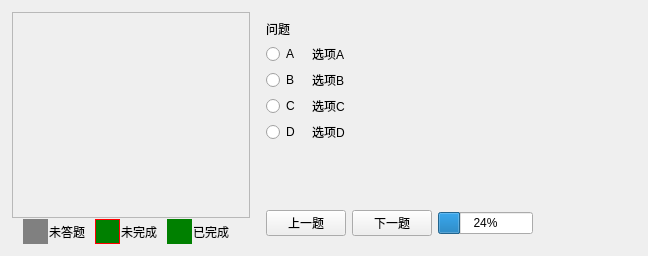
<?xml version="1.0" encoding="UTF-8"?>
<ui version="4.0">
 <class>ChapterExercise</class>
 <widget class="QWidget" name="ChapterExercise">
  <property name="geometry">
   <rect>
    <x>0</x>
    <y>0</y>
    <width>648</width>
    <height>256</height>
   </rect>
  </property>
  <property name="windowTitle">
   <string>Form</string>
  </property>
  <layout class="QGridLayout" name="gridLayout">
   <item row="0" column="0">
    <widget class="QWidget" name="widgetStatus" native="true">
     <property name="minimumSize">
      <size>
       <width>240</width>
       <height>0</height>
      </size>
     </property>
     <property name="maximumSize">
      <size>
       <width>240</width>
       <height>16777215</height>
      </size>
     </property>
     <layout class="QGridLayout" name="gridLayout_2">
      <property name="leftMargin">
       <number>1</number>
      </property>
      <property name="topMargin">
       <number>1</number>
      </property>
      <property name="rightMargin">
       <number>1</number>
      </property>
      <property name="bottomMargin">
       <number>1</number>
      </property>
      <property name="spacing">
       <number>1</number>
      </property>
      <item row="0" column="0">
       <widget class="QFrame" name="frameNav">
        <property name="frameShape">
         <enum>QFrame::StyledPanel</enum>
        </property>
        <property name="frameShadow">
         <enum>QFrame::Raised</enum>
        </property>
       </widget>
      </item>
      <item row="1" column="0">
       <layout class="QHBoxLayout" name="horizontalLayout">
        <property name="spacing">
         <number>1</number>
        </property>
        <property name="sizeConstraint">
         <enum>QLayout::SetMinimumSize</enum>
        </property>
        <item>
         <spacer name="spacerHStatusL">
          <property name="orientation">
           <enum>Qt::Horizontal</enum>
          </property>
          <property name="sizeHint" stdset="0">
           <size>
            <width>40</width>
            <height>20</height>
           </size>
          </property>
         </spacer>
        </item>
        <item>
         <widget class="QPushButton" name="btnUnknown">
          <property name="enabled">
           <bool>false</bool>
          </property>
          <property name="minimumSize">
           <size>
            <width>25</width>
            <height>25</height>
           </size>
          </property>
          <property name="maximumSize">
           <size>
            <width>25</width>
            <height>25</height>
           </size>
          </property>
          <property name="styleSheet">
           <string notr="true">border:1px solid gray;
background-color:gray;</string>
          </property>
          <property name="text">
           <string/>
          </property>
         </widget>
        </item>
        <item>
         <widget class="QLabel" name="labelUnknown">
          <property name="minimumSize">
           <size>
            <width>45</width>
            <height>25</height>
           </size>
          </property>
          <property name="maximumSize">
           <size>
            <width>45</width>
            <height>25</height>
           </size>
          </property>
          <property name="text">
           <string>未答题</string>
          </property>
         </widget>
        </item>
        <item>
         <widget class="QPushButton" name="btnUndone">
          <property name="minimumSize">
           <size>
            <width>25</width>
            <height>25</height>
           </size>
          </property>
          <property name="maximumSize">
           <size>
            <width>25</width>
            <height>25</height>
           </size>
          </property>
          <property name="styleSheet">
           <string notr="true">border:1px solid red;
background-color: green;</string>
          </property>
          <property name="text">
           <string/>
          </property>
         </widget>
        </item>
        <item>
         <widget class="QLabel" name="labelUndone">
          <property name="minimumSize">
           <size>
            <width>45</width>
            <height>25</height>
           </size>
          </property>
          <property name="maximumSize">
           <size>
            <width>45</width>
            <height>25</height>
           </size>
          </property>
          <property name="text">
           <string>未完成</string>
          </property>
         </widget>
        </item>
        <item>
         <widget class="QPushButton" name="btnDone">
          <property name="minimumSize">
           <size>
            <width>25</width>
            <height>25</height>
           </size>
          </property>
          <property name="maximumSize">
           <size>
            <width>25</width>
            <height>25</height>
           </size>
          </property>
          <property name="styleSheet">
           <string notr="true">border:1px solid green;
background-color: green;</string>
          </property>
          <property name="text">
           <string/>
          </property>
         </widget>
        </item>
        <item>
         <widget class="QLabel" name="labelDone">
          <property name="minimumSize">
           <size>
            <width>45</width>
            <height>25</height>
           </size>
          </property>
          <property name="maximumSize">
           <size>
            <width>45</width>
            <height>25</height>
           </size>
          </property>
          <property name="text">
           <string>已完成</string>
          </property>
         </widget>
        </item>
        <item>
         <spacer name="spacerHStatusR">
          <property name="orientation">
           <enum>Qt::Horizontal</enum>
          </property>
          <property name="sizeHint" stdset="0">
           <size>
            <width>40</width>
            <height>20</height>
           </size>
          </property>
         </spacer>
        </item>
       </layout>
      </item>
     </layout>
    </widget>
   </item>
   <item row="0" column="1">
    <widget class="QWidget" name="widgetAnswer" native="true">
     <layout class="QGridLayout" name="gridLayout_3">
      <item row="0" column="0">
       <layout class="QGridLayout" name="layoutGQA">
        <item row="1" column="0">
         <widget class="QRadioButton" name="radioBtnA">
          <property name="minimumSize">
           <size>
            <width>40</width>
            <height>0</height>
           </size>
          </property>
          <property name="maximumSize">
           <size>
            <width>40</width>
            <height>16777215</height>
           </size>
          </property>
          <property name="text">
           <string>A</string>
          </property>
          <property name="autoExclusive">
           <bool>false</bool>
          </property>
         </widget>
        </item>
        <item row="1" column="1">
         <widget class="QLabel" name="labelA">
          <property name="text">
           <string>选项A</string>
          </property>
          <property name="wordWrap">
           <bool>true</bool>
          </property>
         </widget>
        </item>
        <item row="2" column="0">
         <widget class="QRadioButton" name="radioBtnB">
          <property name="minimumSize">
           <size>
            <width>40</width>
            <height>0</height>
           </size>
          </property>
          <property name="maximumSize">
           <size>
            <width>40</width>
            <height>16777215</height>
           </size>
          </property>
          <property name="text">
           <string>B</string>
          </property>
          <property name="autoExclusive">
           <bool>false</bool>
          </property>
         </widget>
        </item>
        <item row="2" column="1">
         <widget class="QLabel" name="labelB">
          <property name="text">
           <string>选项B</string>
          </property>
          <property name="wordWrap">
           <bool>true</bool>
          </property>
         </widget>
        </item>
        <item row="3" column="0">
         <widget class="QRadioButton" name="radioBtnC">
          <property name="minimumSize">
           <size>
            <width>40</width>
            <height>0</height>
           </size>
          </property>
          <property name="maximumSize">
           <size>
            <width>40</width>
            <height>16777215</height>
           </size>
          </property>
          <property name="text">
           <string>C</string>
          </property>
          <property name="autoExclusive">
           <bool>false</bool>
          </property>
         </widget>
        </item>
        <item row="3" column="1">
         <widget class="QLabel" name="labelC">
          <property name="text">
           <string>选项C</string>
          </property>
          <property name="wordWrap">
           <bool>true</bool>
          </property>
         </widget>
        </item>
        <item row="4" column="0">
         <widget class="QRadioButton" name="radioBtnD">
          <property name="minimumSize">
           <size>
            <width>40</width>
            <height>0</height>
           </size>
          </property>
          <property name="maximumSize">
           <size>
            <width>40</width>
            <height>16777215</height>
           </size>
          </property>
          <property name="text">
           <string>D</string>
          </property>
          <property name="autoExclusive">
           <bool>false</bool>
          </property>
         </widget>
        </item>
        <item row="4" column="1">
         <widget class="QLabel" name="labelD">
          <property name="text">
           <string>选项D</string>
          </property>
          <property name="wordWrap">
           <bool>true</bool>
          </property>
         </widget>
        </item>
        <item row="0" column="0" colspan="2">
         <widget class="QLabel" name="labelQuestion">
          <property name="text">
           <string>问题</string>
          </property>
          <property name="wordWrap">
           <bool>true</bool>
          </property>
         </widget>
        </item>
       </layout>
      </item>
      <item row="1" column="0">
       <spacer name="spacerVQuestion">
        <property name="orientation">
         <enum>Qt::Vertical</enum>
        </property>
        <property name="sizeHint" stdset="0">
         <size>
          <width>20</width>
          <height>0</height>
         </size>
        </property>
       </spacer>
      </item>
      <item row="2" column="0">
       <layout class="QHBoxLayout" name="layoutHNext">
        <item>
         <widget class="QPushButton" name="btnPrevious">
          <property name="text">
           <string>上一题</string>
          </property>
         </widget>
        </item>
        <item>
         <widget class="QPushButton" name="btnNext">
          <property name="text">
           <string>下一题</string>
          </property>
         </widget>
        </item>
        <item>
         <widget class="QProgressBar" name="progressBar">
          <property name="value">
           <number>24</number>
          </property>
         </widget>
        </item>
        <item>
         <spacer name="spacerHNextBtn">
          <property name="orientation">
           <enum>Qt::Horizontal</enum>
          </property>
          <property name="sizeHint" stdset="0">
           <size>
            <width>40</width>
            <height>20</height>
           </size>
          </property>
         </spacer>
        </item>
       </layout>
      </item>
     </layout>
    </widget>
   </item>
  </layout>
 </widget>
 <resources/>
 <connections/>
</ui>
